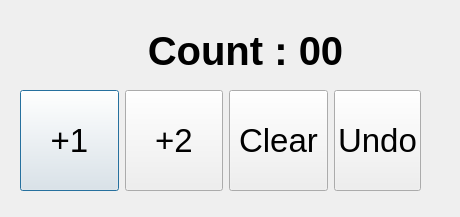
<?xml version="1.0" encoding="UTF-8"?>
<ui version="4.0">
 <class>Dialog</class>
 <widget class="QDialog" name="Dialog">
  <property name="geometry">
   <rect>
    <x>0</x>
    <y>0</y>
    <width>460</width>
    <height>217</height>
   </rect>
  </property>
  <property name="windowTitle">
   <string>Dialog</string>
  </property>
  <widget class="QWidget" name="horizontalLayoutWidget">
   <property name="geometry">
    <rect>
     <x>20</x>
     <y>90</y>
     <width>401</width>
     <height>101</height>
    </rect>
   </property>
   <layout class="QHBoxLayout" name="horizontalLayout">
    <item>
     <widget class="QPushButton" name="btn_1">
      <property name="sizePolicy">
       <sizepolicy hsizetype="Minimum" vsizetype="Minimum">
        <horstretch>0</horstretch>
        <verstretch>0</verstretch>
       </sizepolicy>
      </property>
      <property name="maximumSize">
       <size>
        <width>16777197</width>
        <height>16777207</height>
       </size>
      </property>
      <property name="font">
       <font>
        <pointsize>25</pointsize>
       </font>
      </property>
      <property name="text">
       <string>+1</string>
      </property>
     </widget>
    </item>
    <item>
     <widget class="QPushButton" name="btn_2">
      <property name="sizePolicy">
       <sizepolicy hsizetype="Minimum" vsizetype="Minimum">
        <horstretch>0</horstretch>
        <verstretch>0</verstretch>
       </sizepolicy>
      </property>
      <property name="maximumSize">
       <size>
        <width>16777197</width>
        <height>16777207</height>
       </size>
      </property>
      <property name="font">
       <font>
        <pointsize>25</pointsize>
       </font>
      </property>
      <property name="text">
       <string>+2</string>
      </property>
     </widget>
    </item>
    <item>
     <widget class="QPushButton" name="btn_clear">
      <property name="sizePolicy">
       <sizepolicy hsizetype="Minimum" vsizetype="Minimum">
        <horstretch>0</horstretch>
        <verstretch>0</verstretch>
       </sizepolicy>
      </property>
      <property name="maximumSize">
       <size>
        <width>16777197</width>
        <height>16777207</height>
       </size>
      </property>
      <property name="font">
       <font>
        <pointsize>25</pointsize>
       </font>
      </property>
      <property name="text">
       <string>Clear</string>
      </property>
     </widget>
    </item>
    <item>
     <widget class="QPushButton" name="btn_undo">
      <property name="sizePolicy">
       <sizepolicy hsizetype="Maximum" vsizetype="Minimum">
        <horstretch>0</horstretch>
        <verstretch>0</verstretch>
       </sizepolicy>
      </property>
      <property name="font">
       <font>
        <pointsize>25</pointsize>
       </font>
      </property>
      <property name="text">
       <string>Undo</string>
      </property>
     </widget>
    </item>
   </layout>
  </widget>
  <widget class="QLabel" name="label">
   <property name="geometry">
    <rect>
     <x>80</x>
     <y>10</y>
     <width>331</width>
     <height>81</height>
    </rect>
   </property>
   <property name="font">
    <font>
     <pointsize>30</pointsize>
     <weight>75</weight>
     <bold>true</bold>
    </font>
   </property>
   <property name="text">
    <string>Count : 00</string>
   </property>
   <property name="alignment">
    <set>Qt::AlignCenter</set>
   </property>
  </widget>
 </widget>
 <resources/>
 <connections/>
</ui>
